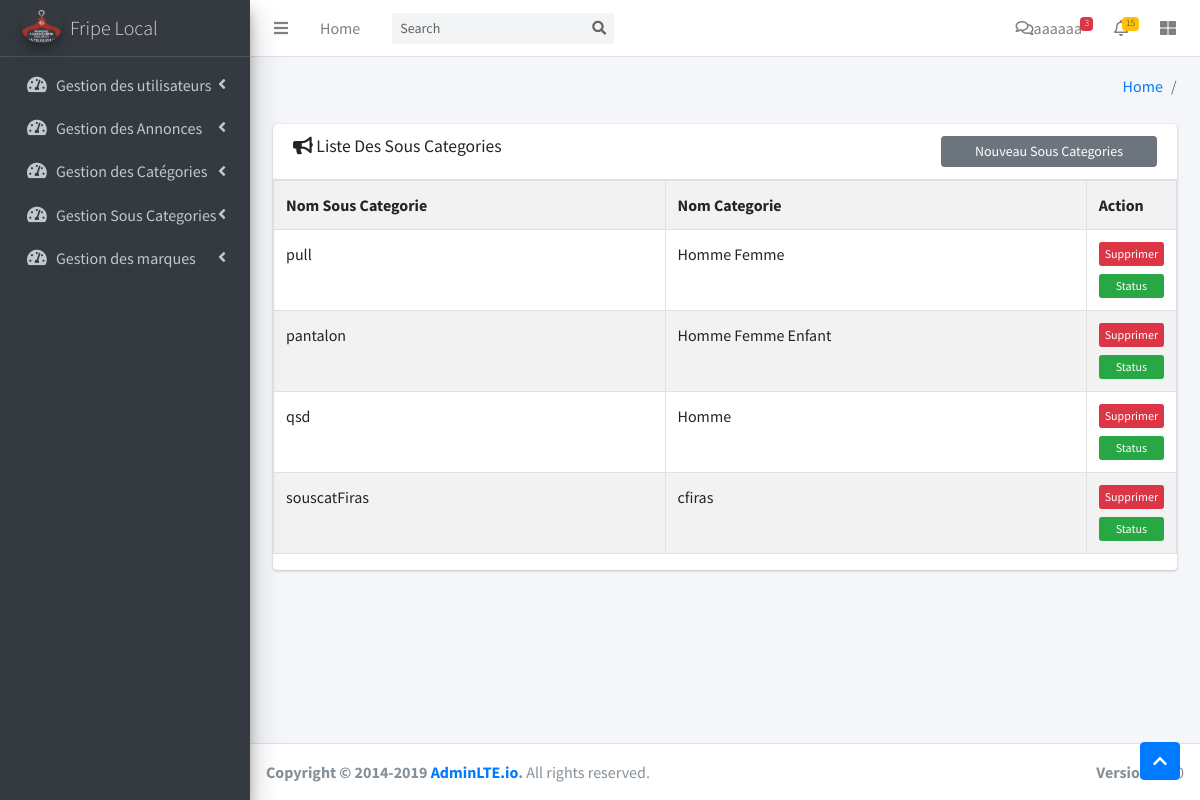
The page /admin/dashboard_souscategorie_liste.html on the database its author committed.
### tables this page shows
CREATE TABLE `sous_categorie` (
  `id_sous` int(11) NOT NULL,
  `nom_sous_cat` varchar(200) NOT NULL
);

### admin/models/souscategorie.class.php (called while the page is built, shortened)
<?php
class souscategorie extends fonction{
	private $tab=array();
	public function liste($cnx){
		$souscategories=$cnx->query("select * from sous_categorie")->fetchAll(PDO::FETCH_OBJ);
		return $souscategories;
	}
	public function listecat($cnx){
		$scats=$cnx->query("select id_sous from sous_categorie")->fetchAll(PDO::FETCH_OBJ);
		foreach ($scats as $suitenb => $n){
			foreach($n as $ni => $nn){
				$this->tab=array_merge($this->tab,$cnx->query("select nom_cat,ca.id,c.id_sous from categorie ca,contient c where ca.id=c.id_cat and c.id_sous='".$nn."'")->fetchAll(PDO::FETCH_OBJ));
			}
		}
		return $this->tab;
	}
}
?>

### admin/vue/souscategorie/liste_souscategorie.php (the view)
<section class="content">
	<div class="container-fluid">
		<div class="row">
			<section class="col-lg-12 connectedSortable">
				<div class="card card-primary">
					<div class="card-header">
						<h3 class="card-title">
							<i class="fas fa-bullhorn"></i></i>
							Liste Des Sous Categories
						</h3>
						<input class="btn btn-block btn-secondary btn-sm col-3 float-right" type="button" value="Nouveau Sous Categories" onclick="window.location.href='dashboard.php?controller=souscategorie&action=add1'">
					</div>
					<?php
					echo "<table border=1 class='table table-bordered table-striped'>
<tr>
	<th>Nom Sous Categorie</th>
	<th>Nom Categorie</th>
	<th style='width: 10%'>Action</th>
</tr>";
					$x = "";
					foreach ($souscategories as $souscategorie) {
						foreach ($tab as $tab1) {
							if ($souscategorie->id_sous === $tab1->id_sous) {
								$x .= ' ' . $tab1->nom_cat;
							}
						}
						echo "<tr>";
						echo "
			<td>" . $souscategorie->nom_sous_cat . "</td>
			<td>" . $x . "</td>
			<td>
			<button onclick=\"if(!confirm('etes vous sure de supprimer?')) return false; else window.location.href='dashboard.php?controller=souscategorie&action=supp&id_sous=" . $souscategorie->id_sous . "'\" type='button' class='btn btn-block btn-danger btn-xs'>Supprimer</button>
			<button onclick=\"window.location.href='dashboard.php?controller=souscategorie&action=edit1&id_sous=" . $souscategorie->id_sous . "&nomcat=" . $x . "'\" type='button' class='btn btn-block btn-success btn-xs'>Status</button>
                        </td>
		";
						echo "</tr>";
						$x = "";
					}
					echo "</table>";
					?>
				</div>
			</section>
		</div>
	</div>
</section>

### rows shown on the page
sous_categorie: nom_sous_cat "pull", x "Homme Femme"
sous_categorie: nom_sous_cat "pantalon", x "Homme Femme Enfant"
sous_categorie: nom_sous_cat "qsd", x "Homme"
sous_categorie: nom_sous_cat "souscatFiras", x "cfiras"
